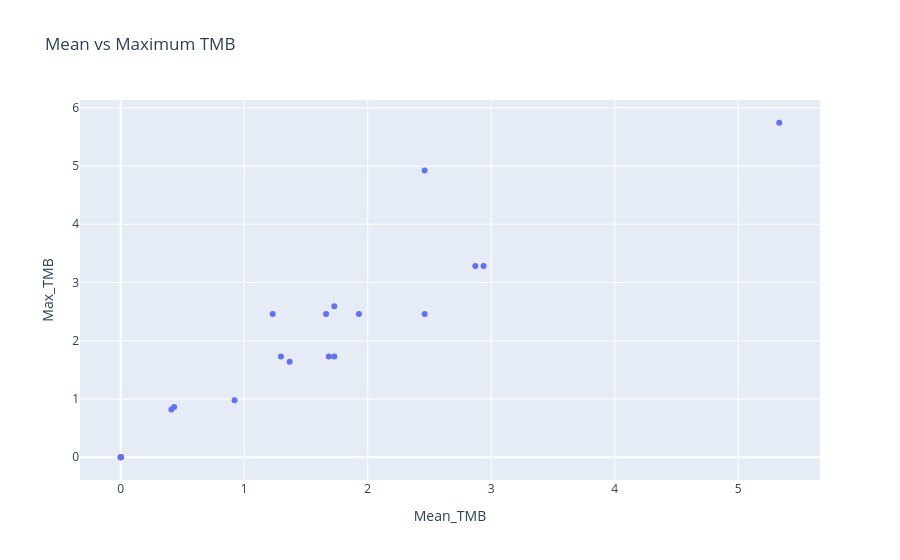

Write notebook code for a chart like this one.
### Markdown cell above
# Scatter Comparison

### Code cell
fig = px.scatter(

    comparison,

    x="Mean_TMB",

    y="Max_TMB",

    hover_name="Patient ID",

    title="Mean vs Maximum TMB"

)

fig.show()
# Repeat for other combinations if desired

### Figure 1 — Plotly figure (JSON) as saved in the notebook; plotly's stock layout.template omitted (floating-point values rounded to 4 significant figures)
{"data": [{"hovertemplate": "<b>%{hovertext}</b><br><br>Mean_TMB=%{x}<br>Max_TMB=%{y}<extra></extra>", "hovertext": ["P-0006113", "P-0013120", "P-0018770", "P-0019531", "P-0022317", "P-0028971", "P-0033453", "P-0035844", "P-0045478", "P-0048073", "P-0050430", "P-0051132", "P-0051453", "P-0060318", "P-0063459", "P-0068164", "P-0069477", "P-0073133", "P-0074869", "P-0077663"], "legendgroup": "", "marker": {"color": "#636efa", "symbol": "circle"}, "mode": "markers", "name": "", "orientation": "v", "showlegend": false, "type": "scatter", "x": [0.9217, 0.0, 1.729, 0.4323, 0.0, 1.297, 2.938, 1.929, 0.0, 1.685, 1.663, 2.461, 1.729, 1.367, 0.4102, 0.0, 1.231, 2.871, 5.332, 2.461], "xaxis": "x", "y": [0.9787, 0.0, 2.594, 0.8647, 0.0, 1.729, 3.281, 2.461, 0.0, 1.729, 2.461, 4.922, 1.729, 1.641, 0.8203, 0.0, 2.461, 3.281, 5.742, 2.461], "yaxis": "y"}], "layout": {"legend": {"tracegroupgap": 0}, "title": {"text": "Mean vs Maximum TMB"}, "xaxis": {"anchor": "y", "domain": [0, 1], "title": {"text": "Mean_TMB"}}, "yaxis": {"anchor": "x", "domain": [0, 1], "title": {"text": "Max_TMB"}}}}
